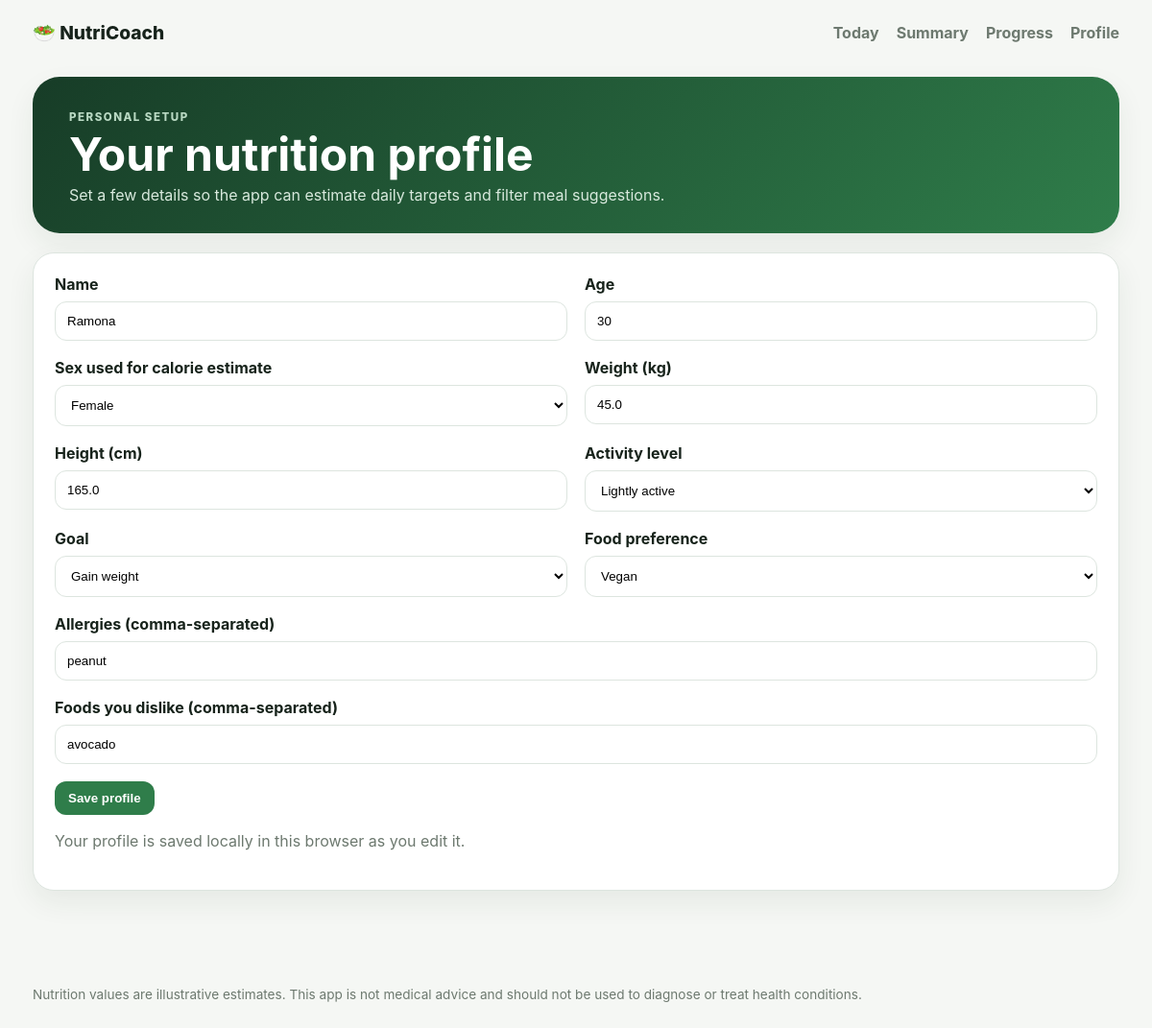
Before: /profile with the older database file.
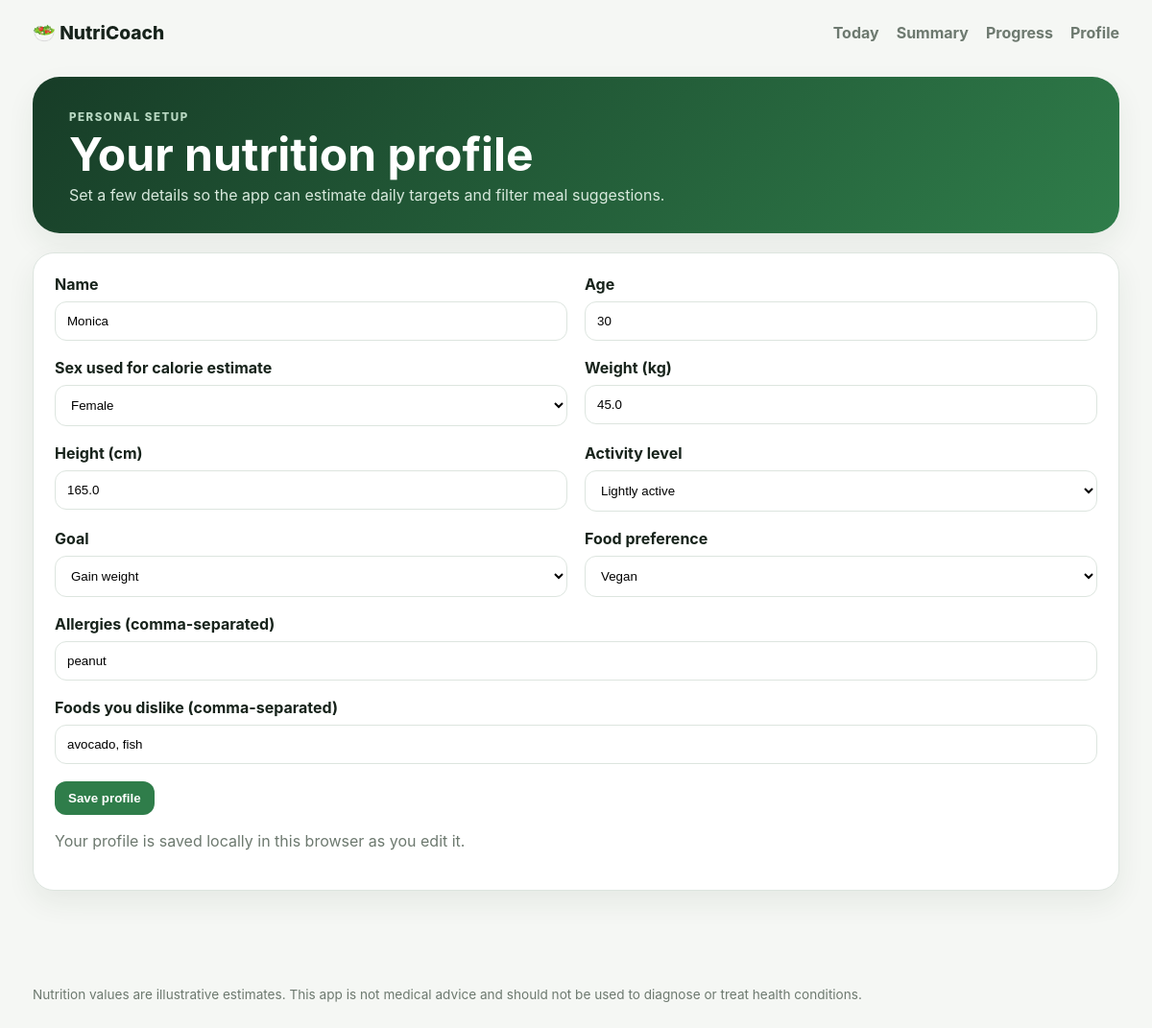
After: the same page with the newer database file.
### tables this page shows
CREATE TABLE profile (
        id INTEGER PRIMARY KEY CHECK (id = 1),
        name TEXT NOT NULL,
        age INTEGER NOT NULL,
        sex TEXT NOT NULL,
        weight_kg REAL NOT NULL,
        height_cm REAL NOT NULL,
        activity REAL NOT NULL,
        goal TEXT NOT NULL,
        diet TEXT NOT NULL,
        allergies TEXT DEFAULT '',
        dislikes TEXT DEFAULT ''
    );

### app.py (the view, shortened to what this page needs)
@app.route("/profile", methods=["GET", "POST"])
def profile():
    existing = get_profile()
    return render_template("profile.html", profile=existing)

### app.py (called while the page is built)
def db():
    conn = sqlite3.connect(DB_PATH)
    conn.row_factory = sqlite3.Row
    return conn

def get_profile():
    conn = db()
    row = conn.execute("SELECT * FROM profile WHERE id=1").fetchone()
    conn.close()
    return row

@app.context_processor
def helpers():
    def pct(value, target):
        if not target:
            return 0
        return min(100, round(value / target * 100))
    return {"pct": pct}

### templates/profile.html (shortened to what this page needs)
{% extends "base.html" %}
{% block content %}
<section class="hero compact">
  <div>
    <span class="eyebrow">Personal setup</span>
    <h1>Your nutrition profile</h1>
    <p>Set a few details so the app can estimate daily targets and filter meal suggestions.</p>
  </div>
</section>
<form method="post" class="card form-grid" id="profile-form">
  <label>Name
    <input name="name" required value="{{ profile['name'] if profile else '' }}">
  </label>
  <label>Age
    <input name="age" type="number" min="14" max="100" required value="{{ profile['age'] if profile else 30 }}">
  </label>
  <label>Sex used for calorie estimate
    <select name="sex">
      {% for v,label in [('male','Male'),('female','Female'),('other','Other / neutral estimate')] %}
      <option value="{{v}}" {% if profile and profile['sex']==v %}selected{% endif %}>{{label}}</option>
      {% endfor %}
    </select>
  </label>
  <label>Weight (kg)
    <input name="weight_kg" type="number" step="0.1" min="35" max="300" required value="{{ profile['weight_kg'] if profile else 75 }}">
  </label>
  <label>Height (cm)
    <input name="height_cm" type="number" step="0.1" min="120" max="230" required value="{{ profile['height_cm'] if profile else 175 }}">
  </label>
  <label>Activity level
    <select name="activity">
      {% for v,label in [('1.2','Sedentary'),('1.375','Lightly active'),('1.55','Moderately active'),('1.725','Very active')] %}
      <option value="{{v}}" {% if profile and profile['activity']|string==v %}selected{% endif %}>{{label}}</option>
      {% endfor %}
    </select>
  </label>
  <label>Goal
    <select name="goal">
      {% for v,label in [('lose','Lose weight'),('maintain','Maintain weight'),('gain','Gain weight'),('muscle','Build muscle')] %}
      <option value="{{v}}" {% if profile and profile['goal']==v %}selected{% endif %}>{{label}}</option>
      {% endfor %}
    </select>
  </label>
  <label>Food preference
    <select name="diet">
      {% for v,label in [('omnivore','Omnivore'),('pescatarian','Pescatarian'),('vegetarian','Vegetarian'),('vegan','Vegan')] %}
      <option value="{{v}}" {% if profile and profile['diet']==v %}selected{% endif %}>{{label}}</option>
      {% endfor %}
    </select>
  </label>
  <label class="span-2">Allergies (comma-separated)
    <input name="allergies" placeholder="e.g. peanut, dairy, fish" value="{{ profile['allergies'] if profile else '' }}">
  </label>
  <label class="span-2">Foods you dislike (comma-separated)
    <input name="dislikes" placeholder="e.g. mushrooms, olives" value="{{ profile['dislikes'] if profile else '' }}">
  </label>
  <div class="span-2">
    <button class="primary" type="submit">Save profile</button>
    <p class="muted" id="local-save-status" role="status" aria-live="polite">
      Your profile is saved locally in this browser as you edit it.
    </p>
  </div>
</form>
{% endblock %}

Changed rows visible on the page:
changed profile "Female": name "Ramona" → "Monica"; dislikes "avocado" → "avocado, fish"
